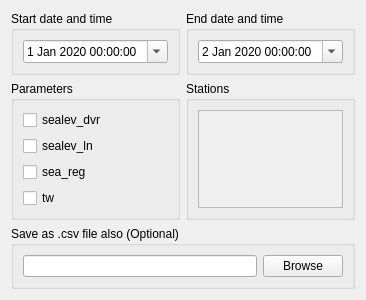
     <widget class="QWidget" name="tab_5">
      <attribute name="title">
       <string>Oceanographic Observations</string>
      </attribute>
      <layout class="QVBoxLayout" name="verticalLayout_21">
       <item>
        <layout class="QHBoxLayout" name="horizontalLayout_12">
         <item>
          <widget class="QGroupBox" name="start_time_5">
           <property name="title">
            <string>Start date and time</string>
           </property>
           <layout class="QVBoxLayout" name="verticalLayout_26">
            <item>
             <widget class="QDateTimeEdit" name="start_date5">
              <property name="dateTime">
               <datetime>
                <hour>0</hour>
                <minute>0</minute>
                <second>0</second>
                <year>2020</year>
                <month>1</month>
                <day>1</day>
               </datetime>
              </property>
              <property name="calendarPopup">
               <bool>true</bool>
              </property>
             </widget>
            </item>
           </layout>
          </widget>
         </item>
         <item>
          <widget class="QGroupBox" name="end_time_5">
           <property name="title">
            <string>End date and time</string>
           </property>
           <layout class="QVBoxLayout" name="verticalLayout_27">
            <item>
             <widget class="QDateTimeEdit" name="end_date5">
              <property name="dateTime">
               <datetime>
                <hour>0</hour>
                <minute>0</minute>
                <second>0</second>
                <year>2020</year>
                <month>1</month>
                <day>2</day>
               </datetime>
              </property>
              <property name="calendarPopup">
               <bool>true</bool>
              </property>
             </widget>
            </item>
           </layout>
          </widget>
         </item>
        </layout>
       </item>
       <item>
        <layout class="QHBoxLayout" name="horizontalLayout_7">
         <item>
          <widget class="QGroupBox" name="groupBox_11">
           <property name="title">
            <string>Parameters</string>
           </property>
           <layout class="QVBoxLayout" name="verticalLayout_29">
            <item>
             <widget class="QCheckBox" name="sealev_dvr">
              <property name="text">
               <string>sealev_dvr</string>
              </property>
             </widget>
            </item>
            <item>
             <widget class="QCheckBox" name="sealev_ln">
              <property name="text">
               <string>sealev_ln</string>
              </property>
             </widget>
            </item>
            <item>
             <widget class="QCheckBox" name="sea_reg">
              <property name="text">
               <string>sea_reg</string>
              </property>
             </widget>
            </item>
            <item>
             <widget class="QCheckBox" name="tw">
              <property name="text">
               <string>tw</string>
              </property>
             </widget>
            </item>
           </layout>
          </widget>
         </item>
         <item>
          <widget class="QGroupBox" name="groupBox_2">
           <property name="title">
            <string>Stations</string>
           </property>
           <layout class="QVBoxLayout" name="verticalLayout_25">
            <item>
             <widget class="QScrollArea" name="scrollArea_9">
              <property name="sizePolicy">
               <sizepolicy hsizetype="Preferred" vsizetype="Expanding">
                <horstretch>0</horstretch>
                <verstretch>0</verstretch>
               </sizepolicy>
              </property>
              <property name="widgetResizable">
               <bool>true</bool>
              </property>
              <widget class="QWidget" name="scrollAreaWidgetContents_10">
               <property name="geometry">
                <rect>
                 <x>0</x>
                 <y>0</y>
                 <width>625</width>
                 <height>247</height>
                </rect>
               </property>
               <layout class="QVBoxLayout" name="verticalLayout_100"/>
              </widget>
             </widget>
            </item>
           </layout>
          </widget>
         </item>
        </layout>
       </item>
       <item>
        <widget class="QGroupBox" name="out_5">
         <property name="title">
          <string>Save as .csv file also (Optional)</string>
         </property>
         <layout class="QVBoxLayout" name="verticalLayout_28">
          <item>
           <layout class="QHBoxLayout" name="horizontalLayout_19">
            <item>
             <widget class="QLineEdit" name="file_name_oce"/>
            </item>
            <item>
             <widget class="QPushButton" name="browse_oce">
              <property name="text">
               <string>Browse</string>
              </property>
             </widget>
            </item>
           </layout>
          </item>
         </layout>
        </widget>
       </item>
      </layout>
     </widget>
